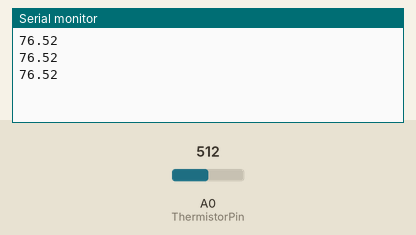
A sketch run on a simulated Arduino Uno, built with avr-gcc and run on an emulated ATmega328P. Parts: the last lines printed to the serial monitor. The test bench sets the inputs (shaded band); at power-on: A0 (ThermistorPin) = 512.

Above: at 1.3 s.
1.4 s: A0 (ThermistorPin) set to 716
At 1.8 s:
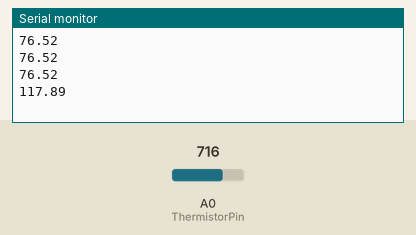
2.9 s: A0 (ThermistorPin) set to 900
At 3.4 s:
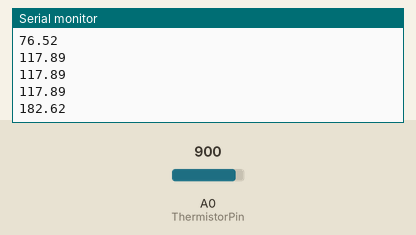
Timing chart, 0 to 5.9 s (numbered marks = the images above; inputs shaded):
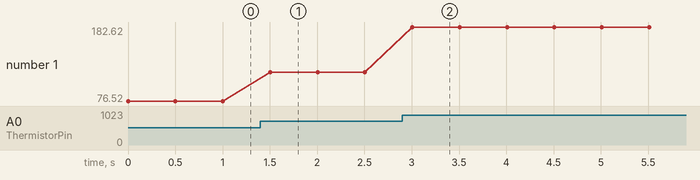

The sketch:

thermister_temp.ino
```cpp
int ThermistorPin = 0;
int Vo;
float R1 = 10000;
float logR2, R2, T, Tc, Tf;
float c1 = 1.009249522e-03, c2 = 2.378405444e-04, c3 = 2.019202697e-07;

void setup() {
Serial.begin(9600);
}

void loop() {

  Vo = analogRead(ThermistorPin);
  R2 = R1 * (1023.0 / (float)Vo - 1.0);
  logR2 = log(R2);
  T = (1.0 / (c1 + c2*logR2 + c3*logR2*logR2*logR2));
  Tc = T - 273.15;
  Tf = (Tc * 9.0)/ 5.0 + 32.0;

  //Serial.print("Temperature: ");
  Serial.println(Tf);
  //Serial.print(" F; ");
  //Serial.print(Tc);
  //Serial.println(" C");

  delay(500);
}
```

Measured:
- after the input at 1.4 s, the serial monitor: prints a new line after 0.10 s (image 1)
- after the input at 2.9 s, the serial monitor: prints a new line after 0.11 s (image 2)
- plotted number 1: 76.52 → 117.89 after the input at 1.4 s, 117.89 → 182.62 after the input at 2.9 s
